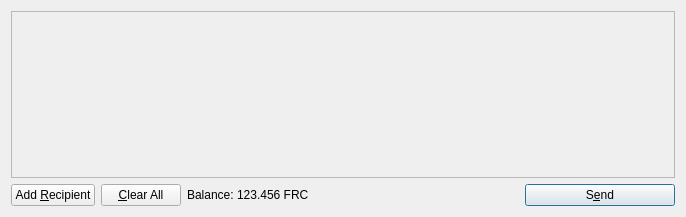
<?xml version="1.0" encoding="UTF-8"?>
<ui version="4.0">
 <class>SendCoinsDialog</class>
 <widget class="QDialog" name="SendCoinsDialog">
  <property name="geometry">
   <rect>
    <x>0</x>
    <y>0</y>
    <width>686</width>
    <height>217</height>
   </rect>
  </property>
  <property name="windowTitle">
   <string>Send Coins</string>
  </property>
  <layout class="QVBoxLayout" name="verticalLayout">
   <item>
    <widget class="QScrollArea" name="scrollArea">
     <property name="widgetResizable">
      <bool>true</bool>
     </property>
     <widget class="QWidget" name="scrollAreaWidgetContents">
      <property name="geometry">
       <rect>
        <x>0</x>
        <y>0</y>
        <width>666</width>
        <height>165</height>
       </rect>
      </property>
      <layout class="QVBoxLayout" name="verticalLayout_2">
       <property name="margin">
        <number>0</number>
       </property>
       <item>
        <layout class="QVBoxLayout" name="entries">
         <property name="spacing">
          <number>6</number>
         </property>
        </layout>
       </item>
       <item>
        <spacer name="verticalSpacer">
         <property name="orientation">
          <enum>Qt::Vertical</enum>
         </property>
         <property name="sizeHint" stdset="0">
          <size>
           <width>20</width>
           <height>40</height>
          </size>
         </property>
        </spacer>
       </item>
      </layout>
     </widget>
    </widget>
   </item>
   <item>
    <layout class="QHBoxLayout" name="horizontalLayout">
     <item>
      <widget class="QPushButton" name="addButton">
       <property name="toolTip">
        <string>Send to multiple recipients at once</string>
       </property>
       <property name="text">
        <string>Add &amp;Recipient</string>
       </property>
       <property name="icon">
        <iconset resource="../ceuro.qrc">
         <normaloff>:/icons/add</normaloff>:/icons/add</iconset>
       </property>
       <property name="autoDefault">
        <bool>false</bool>
       </property>
      </widget>
     </item>
     <item>
      <widget class="QPushButton" name="clearButton">
       <property name="sizePolicy">
        <sizepolicy hsizetype="Minimum" vsizetype="Fixed">
         <horstretch>0</horstretch>
         <verstretch>0</verstretch>
        </sizepolicy>
       </property>
       <property name="toolTip">
        <string>Remove all transaction fields</string>
       </property>
       <property name="text">
        <string>&amp;Clear All</string>
       </property>
       <property name="icon">
        <iconset resource="../ceuro.qrc">
         <normaloff>:/icons/remove</normaloff>:/icons/remove</iconset>
       </property>
       <property name="autoRepeatDelay">
        <number>300</number>
       </property>
       <property name="autoDefault">
        <bool>false</bool>
       </property>
      </widget>
     </item>
     <item>
      <layout class="QHBoxLayout" name="horizontalLayout_2">
       <property name="spacing">
        <number>3</number>
       </property>
       <item>
        <widget class="QLabel" name="label">
         <property name="text">
          <string>Balance:</string>
         </property>
        </widget>
       </item>
       <item>
        <widget class="QLabel" name="labelBalance">
         <property name="cursor">
          <cursorShape>IBeamCursor</cursorShape>
         </property>
         <property name="text">
          <string>123.456 FRC</string>
         </property>
         <property name="textInteractionFlags">
          <set>Qt::LinksAccessibleByMouse|Qt::TextSelectableByKeyboard|Qt::TextSelectableByMouse</set>
         </property>
        </widget>
       </item>
      </layout>
     </item>
     <item>
      <spacer name="horizontalSpacer">
       <property name="orientation">
        <enum>Qt::Horizontal</enum>
       </property>
       <property name="sizeHint" stdset="0">
        <size>
         <width>40</width>
         <height>20</height>
        </size>
       </property>
      </spacer>
     </item>
     <item>
      <widget class="QPushButton" name="sendButton">
       <property name="minimumSize">
        <size>
         <width>150</width>
         <height>0</height>
        </size>
       </property>
       <property name="toolTip">
        <string>Confirm the send action</string>
       </property>
       <property name="text">
        <string>S&amp;end</string>
       </property>
       <property name="icon">
        <iconset resource="../ceuro.qrc">
         <normaloff>:/icons/send</normaloff>:/icons/send</iconset>
       </property>
       <property name="default">
        <bool>true</bool>
       </property>
      </widget>
     </item>
    </layout>
   </item>
  </layout>
 </widget>
 <resources>
  <include location="../ceuro.qrc"/>
 </resources>
 <connections/>
</ui>
